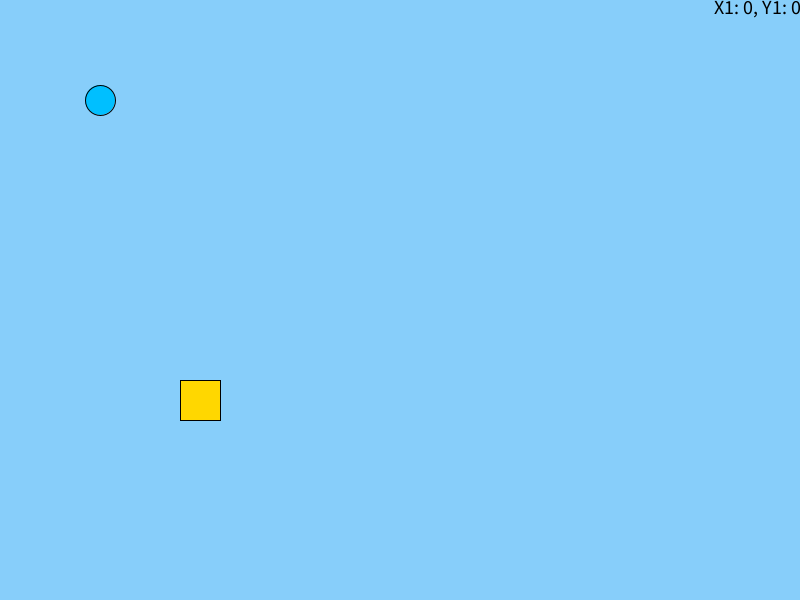
Frame 1 (no input)
Frame 60 (the mouse pressed at the canvas centre just before this capture): identical to frame 1, image omitted
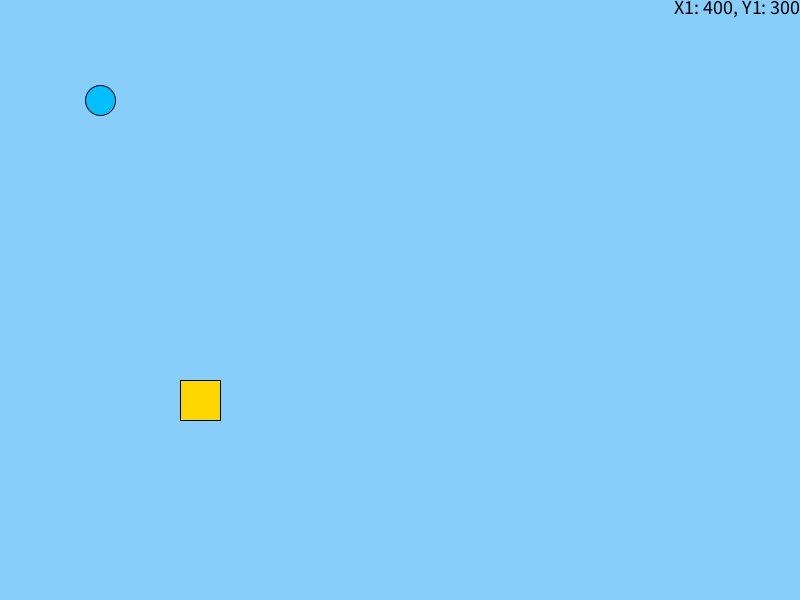
Frame 120 (the mouse held since frame 60 and released just before this capture)

The Processing sketch that drew these frames (run headless with seeded random() and noise(); from frame 60 on, the mouse is pressed at the canvas centre):

// Processing sketch: ejercicio_17
// ── ejercicio_17.pde
float x1 = 100; 
float y1 = 100; 
float x2 = 200; 
float y2 = 400;
float distanciaTesoro = 50;

void setup() {
  size(800, 600);
}

void draw() {
  background(135, 206, 250); 
  
 
  float coordenadaX = x2 - x1;
  float coordenadaY = y2 - y1;
  

  float distancia = sqrt(pow(coordenadaX, 2) + pow(coordenadaY, 2));
  String textoDistancia = "La distancia es de: " + distancia;
  println(textoDistancia);
  

  if (distancia <= distanciaTesoro) {
    println("Power-Up");
  }
  

  fill(255, 215, 0);
  rectMode(CENTER);
  rect(x2, y2, 40, 40);
  

  fill(0, 191, 255);
  ellipse(x1, y1, 30, 30); 
  

  String coordenadas = "X1: " + mouseX + ", Y1: " + mouseY;
  fill(0);
  textSize(20);
  textAlign(RIGHT, TOP);
  text(coordenadas, width, 0);
}

void mouseMoved() {
 
  x1 = mouseX;
  y1 = mouseY;
}
